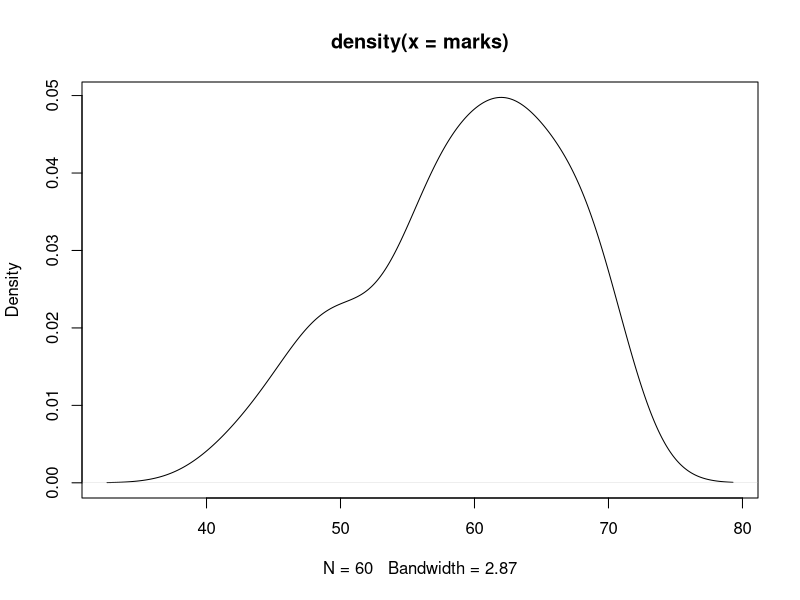

The R script that drew this image:
#Data Structure - Vector

x = c(1,5,7,8,4) #vector created with concatenated values
x1 <- c(2,5,7,8,4)
x
x1
x3 = c('M','A','B','E')
x3
x4 = 1:100
x4
(x4 = 1:100)
(x5 = seq(1,100,by=3))
?seq
seq(0, 1, length.out = 11)
seq(1, 9, by = pi)

marks = rnorm(60, mean=60, sd=10)
marks
plot (density (marks))
matrix(marks, ncol=6)
?matrix
  
